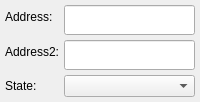
        <widget class="QFrame" name="addressFrame">
         <layout class="QFormLayout" name="addressFLayout">
          <property name="sizeConstraint">
           <enum>QLayout::SetMinimumSize</enum>
          </property>
          <property name="fieldGrowthPolicy">
           <enum>QFormLayout::AllNonFixedFieldsGrow</enum>
          </property>
          <property name="horizontalSpacing">
           <number>5</number>
          </property>
          <property name="verticalSpacing">
           <number>5</number>
          </property>
          <property name="leftMargin">
           <number>5</number>
          </property>
          <property name="topMargin">
           <number>5</number>
          </property>
          <property name="rightMargin">
           <number>5</number>
          </property>
          <property name="bottomMargin">
           <number>5</number>
          </property>
          <item row="0" column="0">
           <widget class="QLabel" name="addressLabel">
            <property name="sizePolicy">
             <sizepolicy hsizetype="Preferred" vsizetype="Preferred">
              <horstretch>0</horstretch>
              <verstretch>0</verstretch>
             </sizepolicy>
            </property>
            <property name="text">
             <string>Address:</string>
            </property>
           </widget>
          </item>
          <item row="0" column="1">
           <widget class="QLineEdit" name="address1Edit">
            <property name="minimumSize">
             <size>
              <width>0</width>
              <height>30</height>
             </size>
            </property>
           </widget>
          </item>
          <item row="1" column="0">
           <widget class="QLabel" name="address2Label">
            <property name="sizePolicy">
             <sizepolicy hsizetype="Preferred" vsizetype="Preferred">
              <horstretch>0</horstretch>
              <verstretch>0</verstretch>
             </sizepolicy>
            </property>
            <property name="text">
             <string>Address2:</string>
            </property>
            <property name="visible">
             <bool>false</bool>
            </property>
           </widget>
          </item>
          <item row="1" column="1">
           <widget class="QLineEdit" name="address2Edit">
            <property name="minimumSize">
             <size>
              <width>0</width>
              <height>30</height>
             </size>
            </property>
           </widget>
          </item>
          <item row="2" column="0">
           <widget class="QLabel" name="stateLabel">
            <property name="sizePolicy">
             <sizepolicy hsizetype="Fixed" vsizetype="Preferred">
              <horstretch>0</horstretch>
              <verstretch>0</verstretch>
             </sizepolicy>
            </property>
            <property name="text">
             <string>State:</string>
            </property>
           </widget>
          </item>
          <item row="2" column="1">
           <widget class="QComboBox" name="stateCombo"/>
          </item>
         </layout>
        </widget>
